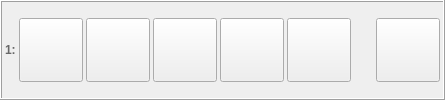
     <widget class="QFrame" name="horizontalFrame_1">
      <property name="sizePolicy">
       <sizepolicy hsizetype="Expanding" vsizetype="Expanding">
        <horstretch>0</horstretch>
        <verstretch>0</verstretch>
       </sizepolicy>
      </property>
      <property name="minimumSize">
       <size>
        <width>330</width>
        <height>0</height>
       </size>
      </property>
      <property name="contextMenuPolicy">
       <enum>Qt::ActionsContextMenu</enum>
      </property>
      <property name="autoFillBackground">
       <bool>false</bool>
      </property>
      <property name="frameShape">
       <enum>QFrame::Box</enum>
      </property>
      <property name="frameShadow">
       <enum>QFrame::Raised</enum>
      </property>
      <layout class="QHBoxLayout" name="horizontalLayout">
       <property name="spacing">
        <number>3</number>
       </property>
       <property name="leftMargin">
        <number>3</number>
       </property>
       <property name="topMargin">
        <number>3</number>
       </property>
       <property name="rightMargin">
        <number>3</number>
       </property>
       <property name="bottomMargin">
        <number>3</number>
       </property>
       <item>
        <widget class="QLabel" name="label_3">
         <property name="enabled">
          <bool>true</bool>
         </property>
         <property name="sizePolicy">
          <sizepolicy hsizetype="Fixed" vsizetype="Fixed">
           <horstretch>0</horstretch>
           <verstretch>0</verstretch>
          </sizepolicy>
         </property>
         <property name="palette">
          <palette>
           <active>
            <colorrole role="WindowText">
             <brush brushstyle="SolidPattern">
              <color alpha="255">
               <red>104</red>
               <green>104</green>
               <blue>104</blue>
              </color>
             </brush>
            </colorrole>
            <colorrole role="Text">
             <brush brushstyle="SolidPattern">
              <color alpha="255">
               <red>0</red>
               <green>0</green>
               <blue>0</blue>
              </color>
             </brush>
            </colorrole>
           </active>
           <inactive>
            <colorrole role="WindowText">
             <brush brushstyle="SolidPattern">
              <color alpha="255">
               <red>104</red>
               <green>104</green>
               <blue>104</blue>
              </color>
             </brush>
            </colorrole>
            <colorrole role="Text">
             <brush brushstyle="SolidPattern">
              <color alpha="255">
               <red>0</red>
               <green>0</green>
               <blue>0</blue>
              </color>
             </brush>
            </colorrole>
           </inactive>
           <disabled>
            <colorrole role="WindowText">
             <brush brushstyle="SolidPattern">
              <color alpha="255">
               <red>120</red>
               <green>120</green>
               <blue>120</blue>
              </color>
             </brush>
            </colorrole>
            <colorrole role="Text">
             <brush brushstyle="SolidPattern">
              <color alpha="255">
               <red>120</red>
               <green>120</green>
               <blue>120</blue>
              </color>
             </brush>
            </colorrole>
           </disabled>
          </palette>
         </property>
         <property name="font">
          <font>
           <weight>75</weight>
           <bold>true</bold>
          </font>
         </property>
         <property name="text">
          <string>1:</string>
         </property>
         <property name="margin">
          <number>5</number>
         </property>
        </widget>
       </item>
       <item>
        <widget class="QToolButton" name="buttonMountDisk_1">
         <property name="enabled">
          <bool>true</bool>
         </property>
         <property name="minimumSize">
          <size>
           <width>64</width>
           <height>64</height>
          </size>
         </property>
         <property name="maximumSize">
          <size>
           <width>64</width>
           <height>64</height>
          </size>
         </property>
         <property name="iconSize">
          <size>
           <width>48</width>
           <height>48</height>
          </size>
         </property>
        </widget>
       </item>
       <item>
        <widget class="QToolButton" name="buttonMountFolder_1">
         <property name="enabled">
          <bool>true</bool>
         </property>
         <property name="minimumSize">
          <size>
           <width>64</width>
           <height>64</height>
          </size>
         </property>
         <property name="maximumSize">
          <size>
           <width>64</width>
           <height>64</height>
          </size>
         </property>
         <property name="iconSize">
          <size>
           <width>48</width>
           <height>48</height>
          </size>
         </property>
        </widget>
       </item>
       <item>
        <widget class="QToolButton" name="buttonSave_1">
         <property name="enabled">
          <bool>true</bool>
         </property>
         <property name="minimumSize">
          <size>
           <width>64</width>
           <height>64</height>
          </size>
         </property>
         <property name="maximumSize">
          <size>
           <width>64</width>
           <height>64</height>
          </size>
         </property>
         <property name="iconSize">
          <size>
           <width>48</width>
           <height>48</height>
          </size>
         </property>
         <property name="checkable">
          <bool>true</bool>
         </property>
        </widget>
       </item>
       <item>
        <widget class="QToolButton" name="autoSave_1">
         <property name="enabled">
          <bool>true</bool>
         </property>
         <property name="minimumSize">
          <size>
           <width>64</width>
           <height>64</height>
          </size>
         </property>
         <property name="maximumSize">
          <size>
           <width>64</width>
           <height>64</height>
          </size>
         </property>
         <property name="toolTip">
          <string/>
         </property>
         <property name="statusTip">
          <string/>
         </property>
         <property name="text">
          <string/>
         </property>
         <property name="iconSize">
          <size>
           <width>48</width>
           <height>48</height>
          </size>
         </property>
         <property name="checkable">
          <bool>false</bool>
         </property>
         <property name="autoRaise">
          <bool>false</bool>
         </property>
        </widget>
       </item>
       <item>
        <widget class="QToolButton" name="buttonEditDisk_1">
         <property name="enabled">
          <bool>true</bool>
         </property>
         <property name="minimumSize">
          <size>
           <width>64</width>
           <height>64</height>
          </size>
         </property>
         <property name="maximumSize">
          <size>
           <width>64</width>
           <height>64</height>
          </size>
         </property>
         <property name="iconSize">
          <size>
           <width>48</width>
           <height>48</height>
          </size>
         </property>
         <property name="checkable">
          <bool>false</bool>
         </property>
        </widget>
       </item>
       <item>
        <layout class="QVBoxLayout" name="verticalLayout">
         <property name="spacing">
          <number>0</number>
         </property>
         <property name="leftMargin">
          <number>5</number>
         </property>
         <property name="rightMargin">
          <number>5</number>
         </property>
         <item>
          <widget class="QLabel" name="labelFileName_1">
           <property name="enabled">
            <bool>true</bool>
           </property>
           <property name="sizePolicy">
            <sizepolicy hsizetype="Ignored" vsizetype="Fixed">
             <horstretch>0</horstretch>
             <verstretch>0</verstretch>
            </sizepolicy>
           </property>
           <property name="font">
            <font>
             <family>MS Shell Dlg 2</family>
             <pointsize>12</pointsize>
             <weight>50</weight>
             <italic>false</italic>
             <bold>false</bold>
            </font>
           </property>
           <property name="autoFillBackground">
            <bool>false</bool>
           </property>
           <property name="text">
            <string/>
           </property>
           <property name="textFormat">
            <enum>Qt::PlainText</enum>
           </property>
           <property name="wordWrap">
            <bool>false</bool>
           </property>
          </widget>
         </item>
         <item>
          <widget class="QLabel" name="labelImageProperties_1">
           <property name="enabled">
            <bool>true</bool>
           </property>
           <property name="sizePolicy">
            <sizepolicy hsizetype="Preferred" vsizetype="Fixed">
             <horstretch>0</horstretch>
             <verstretch>0</verstretch>
            </sizepolicy>
           </property>
           <property name="palette">
            <palette>
             <active>
              <colorrole role="WindowText">
               <brush brushstyle="SolidPattern">
                <color alpha="255">
                 <red>128</red>
                 <green>128</green>
                 <blue>128</blue>
                </color>
               </brush>
              </colorrole>
              <colorrole role="Mid">
               <brush brushstyle="SolidPattern">
                <color alpha="255">
                 <red>157</red>
                 <green>155</green>
                 <blue>144</blue>
                </color>
               </brush>
              </colorrole>
             </active>
             <inactive>
              <colorrole role="WindowText">
               <brush brushstyle="SolidPattern">
                <color alpha="255">
                 <red>128</red>
                 <green>128</green>
                 <blue>128</blue>
                </color>
               </brush>
              </colorrole>
              <colorrole role="Mid">
               <brush brushstyle="SolidPattern">
                <color alpha="255">
                 <red>157</red>
                 <green>155</green>
                 <blue>144</blue>
                </color>
               </brush>
              </colorrole>
             </inactive>
             <disabled>
              <colorrole role="WindowText">
               <brush brushstyle="SolidPattern">
                <color alpha="255">
                 <red>118</red>
                 <green>116</green>
                 <blue>108</blue>
                </color>
               </brush>
              </colorrole>
              <colorrole role="Mid">
               <brush brushstyle="SolidPattern">
                <color alpha="255">
                 <red>157</red>
                 <green>155</green>
                 <blue>144</blue>
                </color>
               </brush>
              </colorrole>
             </disabled>
            </palette>
           </property>
           <property name="font">
            <font>
             <pointsize>12</pointsize>
            </font>
           </property>
           <property name="textFormat">
            <enum>Qt::PlainText</enum>
           </property>
           <property name="alignment">
            <set>Qt::AlignLeading|Qt::AlignLeft|Qt::AlignVCenter</set>
           </property>
           <property name="wordWrap">
            <bool>false</bool>
           </property>
          </widget>
         </item>
        </layout>
       </item>
       <item>
        <widget class="QToolButton" name="buttonEject_1">
         <property name="enabled">
          <bool>true</bool>
         </property>
         <property name="minimumSize">
          <size>
           <width>64</width>
           <height>64</height>
          </size>
         </property>
         <property name="maximumSize">
          <size>
           <width>64</width>
           <height>64</height>
          </size>
         </property>
         <property name="iconSize">
          <size>
           <width>64</width>
           <height>64</height>
          </size>
         </property>
        </widget>
       </item>
      </layout>
     </widget>
